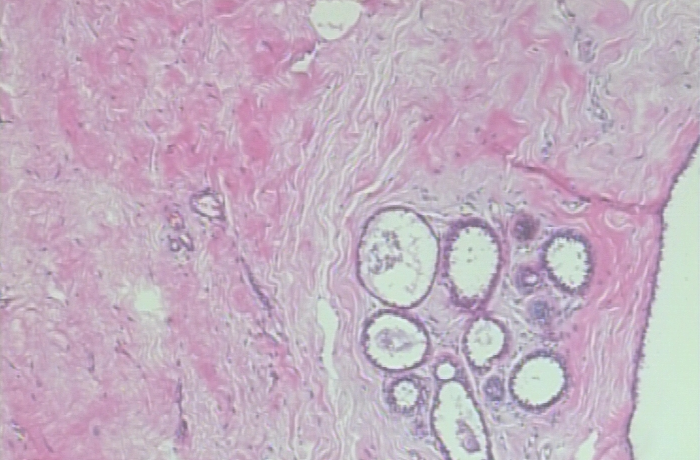
#> input picture examples/SOB_B_A-14-22549AB-40-019.png, 700 x 460 px, found by its file name
$ python superpixel.py
#> lines starting #> are read from the running program, lines starting #| are printed output that depends on the picture
"""TODO : Superpixel feature inspection."""

from skimage.segmentation import slic
from skimage.segmentation import mark_boundaries
from skimage.util import img_as_float

from cv2 import ximgproc
import cv2
import numpy as np

# Reproduce https://stackoverflow.com/questions/57039504/what-is-the-difference-between-opencv-ximgproc-slic-and-skimage-segmentation-sli

if __name__ == '__main__':
    import matplotlib.pyplot as plt
    from skimage import io

    image = img_as_float(io.imread('./examples/SOB_B_A-14-22549AB-40-019.png'))

    # apply SLIC and extract (approximately) the supplied number
    # of segments
    # TODO: Improve (fine the best parameters or change the library to opencv -- the ones that teacher used.)
    segments = slic(image, n_segments = 50, sigma = 10)
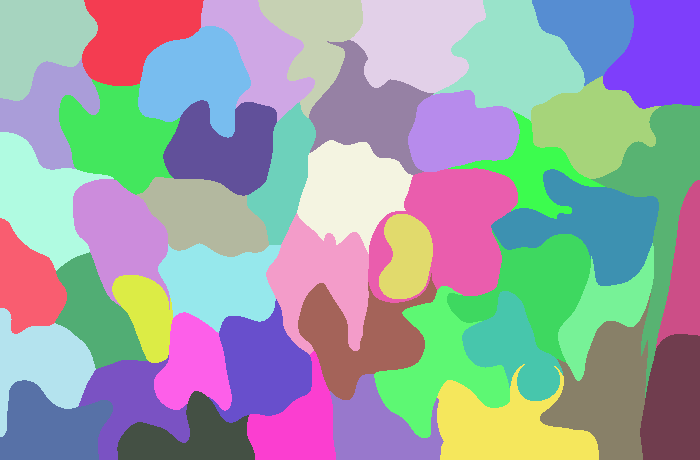
#> segments: shape (460, 700) int64; 47 distinct labels, from 1 to 47; one colour per label, 0 black
    # show the output of SLIC
    fig = plt.figure("Superpixels -- %d segments" % (100))
    ax = fig.add_subplot(1, 1, 1)
    ax.imshow(mark_boundaries(image, segments, color=(255, 0, 0)))
    plt.axis("off")
    # show the plots
    plt.show()
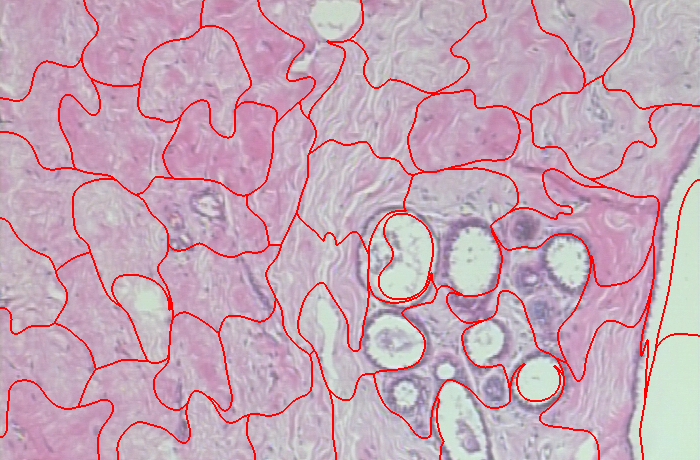
#> shown: shape (460, 700, 3) float64; mean R, G, B 0.778, 0.655, 0.715

    src = cv2.GaussianBlur(image,(5,5),0)
    # Convert to LAB
    src_lab = cv2.cvtColor(np.array(src, dtype=np.uint8),cv2.COLOR_BGR2LAB) # convert to LAB
#> src_lab: shape (460, 700, 3); mean of channels 0, 1, 2 0, 128, 128
    cv_slico = ximgproc.createSuperpixelSLIC(np.array(src_lab, dtype=np.uint8), algorithm=ximgproc.SLICO, region_size=32)
    cv_slico.iterate(num_iterations=50)
    print(cv_slico.getNumberOfSuperpixels())
#| 301

    plt.imshow(cv_slico.getLabelContourMask())
    plt.show()
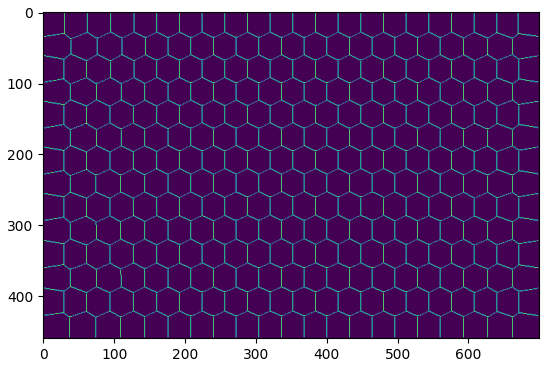
#> figure drawn by matplotlib, 1 panel

$ run again, with examples/SOB_B_A-14-22549AB-40-016.png copied over examples/SOB_B_A-14-22549AB-40-019.png
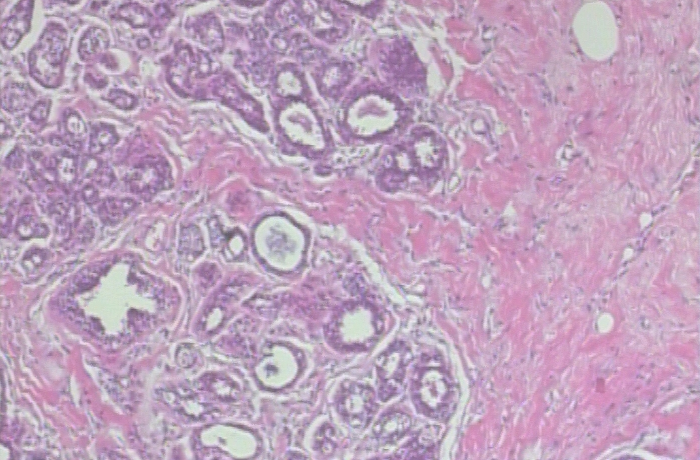
#> input picture examples/SOB_B_A-14-22549AB-40-016.png, 700 x 460 px, found by its file name
#> `segments = slic(image, n_segments = 50, sigma = 10)`:
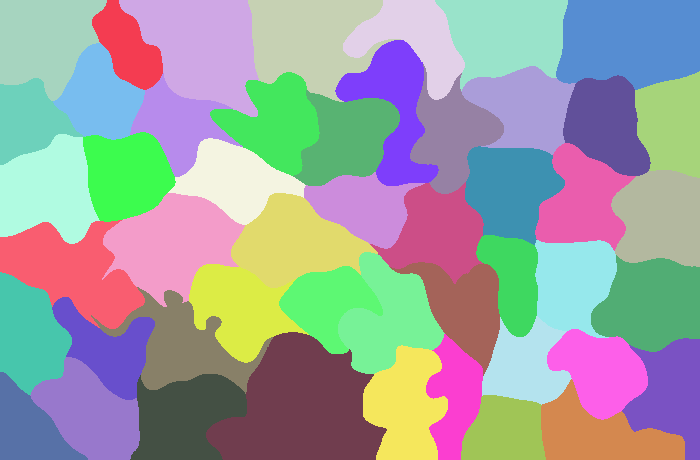
#> segments: shape (460, 700) int64; 49 distinct labels, from 1 to 49; one colour per label, 0 black
#> `plt.show()`:
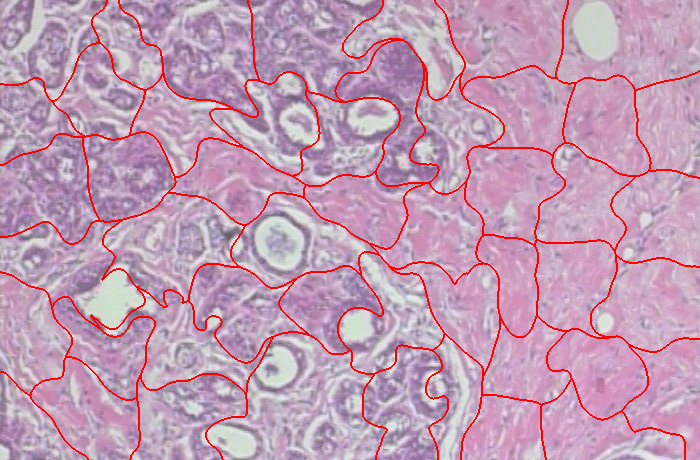
#> shown: shape (460, 700, 3) float64; mean R, G, B 0.762, 0.612, 0.708
#> src_lab: shape (460, 700, 3); mean of channels 0, 1, 2 0, 128, 128
#| 301

$ run again, with examples/adenosis.png copied over examples/SOB_B_A-14-22549AB-40-019.png
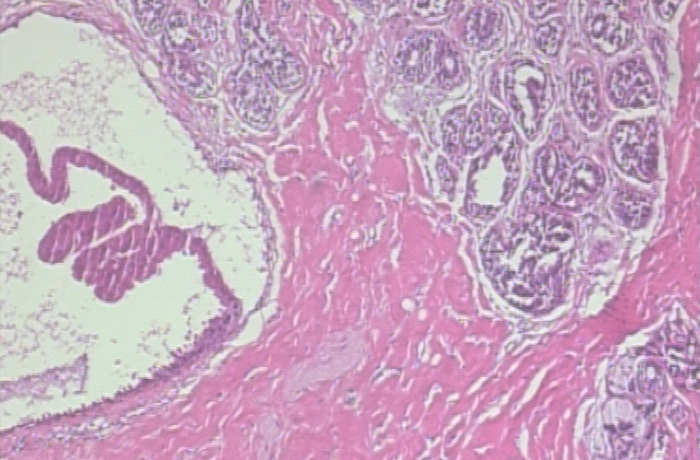
#> input picture examples/adenosis.png, 700 x 460 px, found by its file name
#> `segments = slic(image, n_segments = 50, sigma = 10)`:
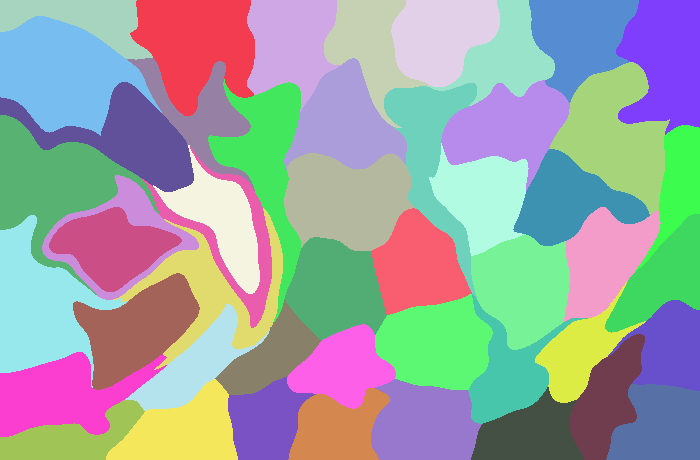
#> segments: shape (460, 700) int64; 49 distinct labels, from 1 to 49; one colour per label, 0 black
#> `plt.show()`:
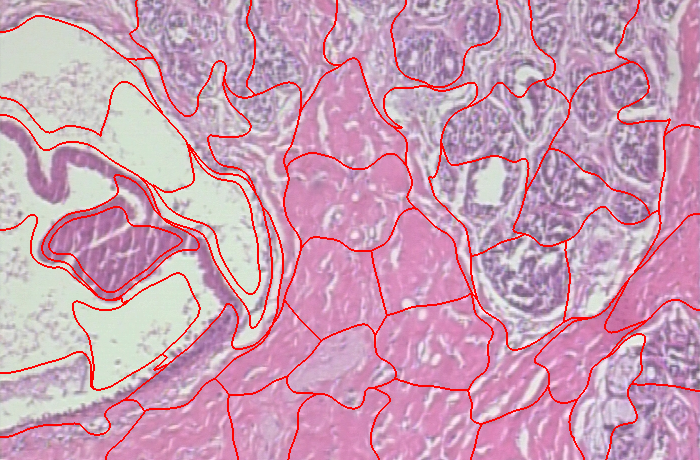
#> shown: shape (460, 700, 3) float64; mean R, G, B 0.795, 0.619, 0.71
#> src_lab: shape (460, 700, 3); mean of channels 0, 1, 2 0, 128, 128
#| 301

$ run again, with examples/benign_fibroadenoma_40X.png copied over examples/SOB_B_A-14-22549AB-40-019.png
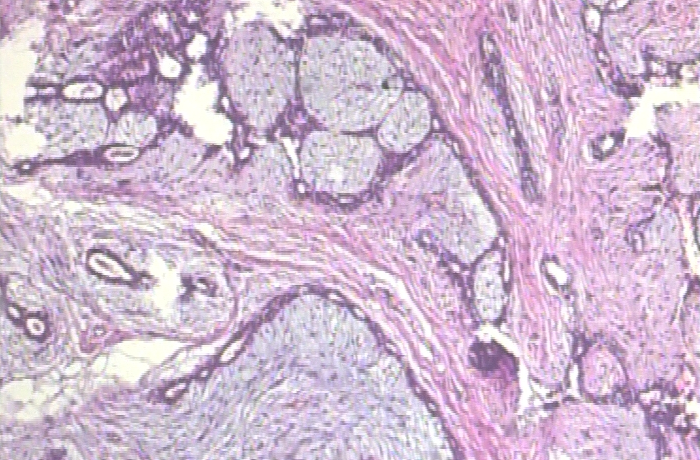
#> input picture examples/benign_fibroadenoma_40X.png, 700 x 460 px, found by its file name
#> `segments = slic(image, n_segments = 50, sigma = 10)`:
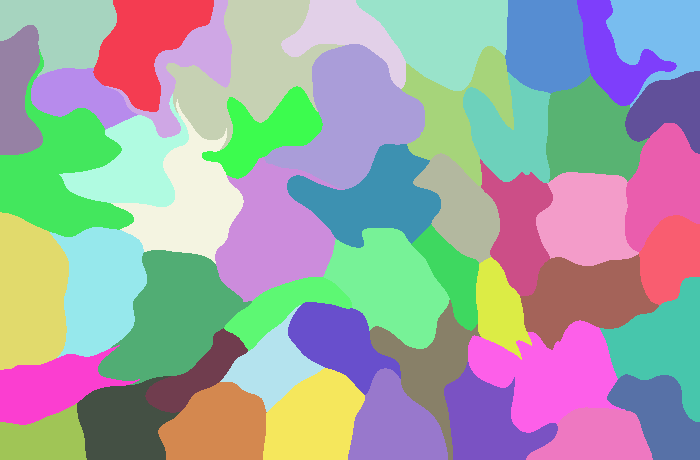
#> segments: shape (460, 700) int64; 50 distinct labels, from 1 to 50; one colour per label, 0 black
#> src_lab: shape (460, 700, 3); mean of channels 0, 1, 2 0, 128, 128
#| 301
#> `plt.show()`:
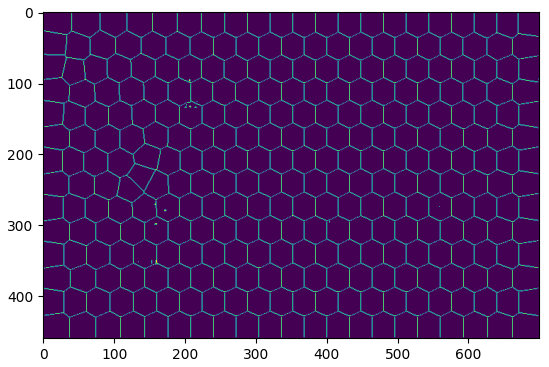
#> figure drawn by matplotlib, 1 panel
